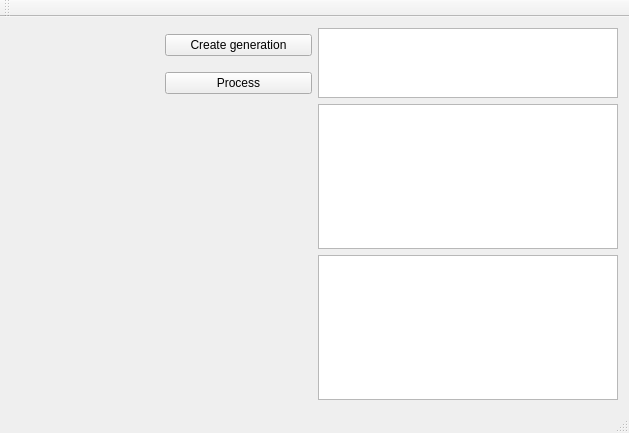
<?xml version="1.0" encoding="UTF-8"?>
<ui version="4.0">
 <class>MainWindow</class>
 <widget class="QMainWindow" name="MainWindow">
  <property name="geometry">
   <rect>
    <x>0</x>
    <y>0</y>
    <width>629</width>
    <height>433</height>
   </rect>
  </property>
  <property name="windowTitle">
   <string>MainWindow</string>
  </property>
  <widget class="QWidget" name="centralWidget">
   <layout class="QGridLayout" name="gridLayout">
    <item row="0" column="0" rowspan="4">
     <widget class="QCustomPlot" name="cpGraph" native="true"/>
    </item>
    <item row="0" column="1">
     <widget class="QPushButton" name="pbCreateGeneration">
      <property name="maximumSize">
       <size>
        <width>150</width>
        <height>16777215</height>
       </size>
      </property>
      <property name="text">
       <string>Create generation</string>
      </property>
     </widget>
    </item>
    <item row="0" column="2" rowspan="2">
     <widget class="QListView" name="lvFirstGeneration">
      <property name="maximumSize">
       <size>
        <width>300</width>
        <height>300</height>
       </size>
      </property>
     </widget>
    </item>
    <item row="1" column="1">
     <widget class="QPushButton" name="pbProcess">
      <property name="maximumSize">
       <size>
        <width>150</width>
        <height>16777215</height>
       </size>
      </property>
      <property name="text">
       <string>Process</string>
      </property>
     </widget>
    </item>
    <item row="2" column="2">
     <widget class="QListView" name="lvChildGeneration">
      <property name="maximumSize">
       <size>
        <width>300</width>
        <height>300</height>
       </size>
      </property>
     </widget>
    </item>
    <item row="3" column="2">
     <widget class="QListView" name="lvNextGeneration">
      <property name="maximumSize">
       <size>
        <width>300</width>
        <height>300</height>
       </size>
      </property>
     </widget>
    </item>
   </layout>
  </widget>
  <widget class="QMenuBar" name="menuBar">
   <property name="geometry">
    <rect>
     <x>0</x>
     <y>0</y>
     <width>629</width>
     <height>27</height>
    </rect>
   </property>
  </widget>
  <widget class="QToolBar" name="mainToolBar">
   <attribute name="toolBarArea">
    <enum>TopToolBarArea</enum>
   </attribute>
   <attribute name="toolBarBreak">
    <bool>false</bool>
   </attribute>
  </widget>
  <widget class="QStatusBar" name="statusBar"/>
 </widget>
 <layoutdefault spacing="6" margin="11"/>
 <customwidgets>
  <customwidget>
   <class>QCustomPlot</class>
   <extends>QWidget</extends>
   <header>qcustomplot.h</header>
   <container>1</container>
  </customwidget>
 </customwidgets>
 <resources/>
 <connections/>
</ui>
